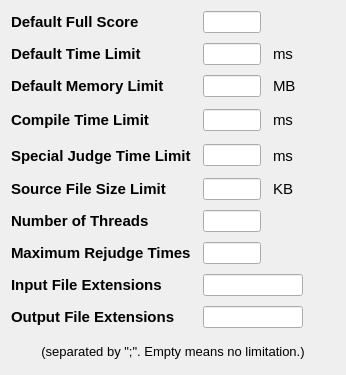
<?xml version="1.0" encoding="UTF-8"?>
<ui version="4.0">
 <class>GeneralSettings</class>
 <widget class="QWidget" name="GeneralSettings">
  <property name="geometry">
   <rect>
    <x>0</x>
    <y>0</y>
    <width>346</width>
    <height>375</height>
   </rect>
  </property>
  <property name="minimumSize">
   <size>
    <width>325</width>
    <height>352</height>
   </size>
  </property>
  <property name="windowTitle">
   <string>Form</string>
  </property>
  <layout class="QGridLayout" name="gridLayout">
   <property name="horizontalSpacing">
    <number>12</number>
   </property>
   <property name="verticalSpacing">
    <number>10</number>
   </property>
   <item row="0" column="1">
    <layout class="QHBoxLayout" name="horizontalLayout_2">
     <item>
      <widget class="QLineEdit" name="defaultFullScore">
       <property name="sizePolicy">
        <sizepolicy hsizetype="Fixed" vsizetype="Fixed">
         <horstretch>0</horstretch>
         <verstretch>0</verstretch>
        </sizepolicy>
       </property>
       <property name="minimumSize">
        <size>
         <width>58</width>
         <height>22</height>
        </size>
       </property>
       <property name="maximumSize">
        <size>
         <width>58</width>
         <height>22</height>
        </size>
       </property>
      </widget>
     </item>
     <item>
      <spacer name="horizontalSpacer">
       <property name="orientation">
        <enum>Qt::Horizontal</enum>
       </property>
       <property name="sizeHint" stdset="0">
        <size>
         <width>40</width>
         <height>20</height>
        </size>
       </property>
      </spacer>
     </item>
    </layout>
   </item>
   <item row="0" column="0">
    <widget class="QLabel" name="label">
     <property name="sizePolicy">
      <sizepolicy hsizetype="Fixed" vsizetype="Fixed">
       <horstretch>0</horstretch>
       <verstretch>0</verstretch>
      </sizepolicy>
     </property>
     <property name="styleSheet">
      <string notr="true">font-size:11pt;font-weight:bold;</string>
     </property>
     <property name="text">
      <string>Default Full Score</string>
     </property>
    </widget>
   </item>
   <item row="1" column="0">
    <widget class="QLabel" name="label_2">
     <property name="sizePolicy">
      <sizepolicy hsizetype="Fixed" vsizetype="Fixed">
       <horstretch>0</horstretch>
       <verstretch>0</verstretch>
      </sizepolicy>
     </property>
     <property name="styleSheet">
      <string notr="true">font-size:11pt;font-weight:bold;</string>
     </property>
     <property name="text">
      <string>Default Time Limit</string>
     </property>
    </widget>
   </item>
   <item row="2" column="0">
    <widget class="QLabel" name="label_3">
     <property name="sizePolicy">
      <sizepolicy hsizetype="Fixed" vsizetype="Fixed">
       <horstretch>0</horstretch>
       <verstretch>0</verstretch>
      </sizepolicy>
     </property>
     <property name="styleSheet">
      <string notr="true">font-size:11pt;font-weight:bold;</string>
     </property>
     <property name="text">
      <string>Default Memory Limit</string>
     </property>
    </widget>
   </item>
   <item row="1" column="1">
    <layout class="QHBoxLayout" name="horizontalLayout_3">
     <property name="spacing">
      <number>12</number>
     </property>
     <item>
      <widget class="QLineEdit" name="defaultTimeLimit">
       <property name="sizePolicy">
        <sizepolicy hsizetype="Fixed" vsizetype="Fixed">
         <horstretch>0</horstretch>
         <verstretch>0</verstretch>
        </sizepolicy>
       </property>
       <property name="minimumSize">
        <size>
         <width>58</width>
         <height>22</height>
        </size>
       </property>
       <property name="maximumSize">
        <size>
         <width>58</width>
         <height>22</height>
        </size>
       </property>
      </widget>
     </item>
     <item>
      <widget class="QLabel" name="label_6">
       <property name="sizePolicy">
        <sizepolicy hsizetype="Fixed" vsizetype="Preferred">
         <horstretch>0</horstretch>
         <verstretch>0</verstretch>
        </sizepolicy>
       </property>
       <property name="styleSheet">
        <string notr="true">font-size:11pt;</string>
       </property>
       <property name="text">
        <string>ms</string>
       </property>
      </widget>
     </item>
     <item>
      <spacer name="horizontalSpacer_3">
       <property name="orientation">
        <enum>Qt::Horizontal</enum>
       </property>
       <property name="sizeHint" stdset="0">
        <size>
         <width>40</width>
         <height>20</height>
        </size>
       </property>
      </spacer>
     </item>
    </layout>
   </item>
   <item row="3" column="0">
    <widget class="QLabel" name="label_4">
     <property name="sizePolicy">
      <sizepolicy hsizetype="Fixed" vsizetype="Preferred">
       <horstretch>0</horstretch>
       <verstretch>0</verstretch>
      </sizepolicy>
     </property>
     <property name="styleSheet">
      <string notr="true">font-size:11pt;font-weight:bold;</string>
     </property>
     <property name="text">
      <string>Compile Time Limit</string>
     </property>
    </widget>
   </item>
   <item row="2" column="1">
    <layout class="QHBoxLayout" name="horizontalLayout_4">
     <property name="spacing">
      <number>12</number>
     </property>
     <item>
      <widget class="QLineEdit" name="defaultMemoryLimit">
       <property name="sizePolicy">
        <sizepolicy hsizetype="Fixed" vsizetype="Fixed">
         <horstretch>0</horstretch>
         <verstretch>0</verstretch>
        </sizepolicy>
       </property>
       <property name="minimumSize">
        <size>
         <width>58</width>
         <height>22</height>
        </size>
       </property>
       <property name="maximumSize">
        <size>
         <width>58</width>
         <height>22</height>
        </size>
       </property>
      </widget>
     </item>
     <item>
      <widget class="QLabel" name="label_7">
       <property name="sizePolicy">
        <sizepolicy hsizetype="Fixed" vsizetype="Preferred">
         <horstretch>0</horstretch>
         <verstretch>0</verstretch>
        </sizepolicy>
       </property>
       <property name="styleSheet">
        <string notr="true">font-size:11pt;</string>
       </property>
       <property name="text">
        <string>MB</string>
       </property>
      </widget>
     </item>
     <item>
      <spacer name="horizontalSpacer_4">
       <property name="orientation">
        <enum>Qt::Horizontal</enum>
       </property>
       <property name="sizeHint" stdset="0">
        <size>
         <width>40</width>
         <height>20</height>
        </size>
       </property>
      </spacer>
     </item>
    </layout>
   </item>
   <item row="3" column="1">
    <layout class="QHBoxLayout" name="horizontalLayout_5">
     <property name="spacing">
      <number>12</number>
     </property>
     <item>
      <widget class="QLineEdit" name="compileTimeLimit">
       <property name="sizePolicy">
        <sizepolicy hsizetype="Fixed" vsizetype="Fixed">
         <horstretch>0</horstretch>
         <verstretch>0</verstretch>
        </sizepolicy>
       </property>
       <property name="minimumSize">
        <size>
         <width>58</width>
         <height>22</height>
        </size>
       </property>
       <property name="maximumSize">
        <size>
         <width>58</width>
         <height>22</height>
        </size>
       </property>
      </widget>
     </item>
     <item>
      <widget class="QLabel" name="label_8">
       <property name="sizePolicy">
        <sizepolicy hsizetype="Fixed" vsizetype="Preferred">
         <horstretch>0</horstretch>
         <verstretch>0</verstretch>
        </sizepolicy>
       </property>
       <property name="styleSheet">
        <string notr="true">font-size:11pt;</string>
       </property>
       <property name="text">
        <string>ms</string>
       </property>
      </widget>
     </item>
     <item>
      <spacer name="horizontalSpacer_5">
       <property name="orientation">
        <enum>Qt::Horizontal</enum>
       </property>
       <property name="sizeHint" stdset="0">
        <size>
         <width>40</width>
         <height>20</height>
        </size>
       </property>
      </spacer>
     </item>
    </layout>
   </item>
   <item row="4" column="1">
    <layout class="QHBoxLayout" name="horizontalLayout_9">
     <property name="spacing">
      <number>12</number>
     </property>
     <item>
      <widget class="QLineEdit" name="specialJudgeTimeLimit">
       <property name="sizePolicy">
        <sizepolicy hsizetype="Fixed" vsizetype="Fixed">
         <horstretch>0</horstretch>
         <verstretch>0</verstretch>
        </sizepolicy>
       </property>
       <property name="minimumSize">
        <size>
         <width>58</width>
         <height>22</height>
        </size>
       </property>
       <property name="maximumSize">
        <size>
         <width>58</width>
         <height>22</height>
        </size>
       </property>
      </widget>
     </item>
     <item>
      <widget class="QLabel" name="label_18">
       <property name="sizePolicy">
        <sizepolicy hsizetype="Fixed" vsizetype="Preferred">
         <horstretch>0</horstretch>
         <verstretch>0</verstretch>
        </sizepolicy>
       </property>
       <property name="styleSheet">
        <string notr="true">font-size:11pt;</string>
       </property>
       <property name="text">
        <string>ms</string>
       </property>
      </widget>
     </item>
     <item>
      <spacer name="horizontalSpacer_7">
       <property name="orientation">
        <enum>Qt::Horizontal</enum>
       </property>
       <property name="sizeHint" stdset="0">
        <size>
         <width>40</width>
         <height>20</height>
        </size>
       </property>
      </spacer>
     </item>
    </layout>
   </item>
   <item row="4" column="0">
    <widget class="QLabel" name="label_17">
     <property name="sizePolicy">
      <sizepolicy hsizetype="Fixed" vsizetype="Preferred">
       <horstretch>0</horstretch>
       <verstretch>0</verstretch>
      </sizepolicy>
     </property>
     <property name="styleSheet">
      <string notr="true">font-size:11pt;font-weight:bold;</string>
     </property>
     <property name="text">
      <string>Special Judge Time Limit</string>
     </property>
    </widget>
   </item>
   <item row="5" column="0">
    <widget class="QLabel" name="label_5">
     <property name="sizePolicy">
      <sizepolicy hsizetype="Fixed" vsizetype="Fixed">
       <horstretch>0</horstretch>
       <verstretch>0</verstretch>
      </sizepolicy>
     </property>
     <property name="styleSheet">
      <string notr="true">font-size:11pt;font-weight:bold;</string>
     </property>
     <property name="text">
      <string>Source File Size Limit</string>
     </property>
    </widget>
   </item>
   <item row="5" column="1">
    <layout class="QHBoxLayout" name="horizontalLayout_6">
     <property name="spacing">
      <number>12</number>
     </property>
     <item>
      <widget class="QLineEdit" name="fileSizeLimit">
       <property name="sizePolicy">
        <sizepolicy hsizetype="Fixed" vsizetype="Fixed">
         <horstretch>0</horstretch>
         <verstretch>0</verstretch>
        </sizepolicy>
       </property>
       <property name="minimumSize">
        <size>
         <width>58</width>
         <height>22</height>
        </size>
       </property>
       <property name="maximumSize">
        <size>
         <width>58</width>
         <height>22</height>
        </size>
       </property>
      </widget>
     </item>
     <item>
      <widget class="QLabel" name="label_9">
       <property name="sizePolicy">
        <sizepolicy hsizetype="Fixed" vsizetype="Preferred">
         <horstretch>0</horstretch>
         <verstretch>0</verstretch>
        </sizepolicy>
       </property>
       <property name="styleSheet">
        <string notr="true">font-size:11pt;</string>
       </property>
       <property name="text">
        <string>KB</string>
       </property>
      </widget>
     </item>
     <item>
      <spacer name="horizontalSpacer_6">
       <property name="orientation">
        <enum>Qt::Horizontal</enum>
       </property>
       <property name="sizeHint" stdset="0">
        <size>
         <width>40</width>
         <height>20</height>
        </size>
       </property>
      </spacer>
     </item>
    </layout>
   </item>
   <item row="6" column="0">
    <widget class="QLabel" name="label_19">
     <property name="sizePolicy">
      <sizepolicy hsizetype="Fixed" vsizetype="Fixed">
       <horstretch>0</horstretch>
       <verstretch>0</verstretch>
      </sizepolicy>
     </property>
     <property name="styleSheet">
      <string notr="true">font-size:11pt;font-weight:bold;</string>
     </property>
     <property name="text">
      <string>Number of Threads</string>
     </property>
    </widget>
   </item>
   <item row="8" column="0">
    <widget class="QLabel" name="label_10">
     <property name="styleSheet">
      <string notr="true">font-size:11pt;font-weight:bold;</string>
     </property>
     <property name="text">
      <string>Input File Extensions</string>
     </property>
    </widget>
   </item>
   <item row="6" column="1">
    <layout class="QHBoxLayout" name="horizontalLayout_10">
     <property name="spacing">
      <number>12</number>
     </property>
     <item>
      <widget class="QLineEdit" name="numberOfThreads">
       <property name="minimumSize">
        <size>
         <width>58</width>
         <height>22</height>
        </size>
       </property>
       <property name="maximumSize">
        <size>
         <width>58</width>
         <height>22</height>
        </size>
       </property>
      </widget>
     </item>
     <item>
      <spacer name="horizontalSpacer_8">
       <property name="orientation">
        <enum>Qt::Horizontal</enum>
       </property>
       <property name="sizeHint" stdset="0">
        <size>
         <width>201</width>
         <height>20</height>
        </size>
       </property>
      </spacer>
     </item>
    </layout>
   </item>
   <item row="8" column="1">
    <layout class="QHBoxLayout" name="horizontalLayout_7">
     <item>
      <widget class="QLineEdit" name="inputFileExtensions"/>
     </item>
     <item>
      <spacer name="horizontalSpacer_2">
       <property name="orientation">
        <enum>Qt::Horizontal</enum>
       </property>
       <property name="sizeHint" stdset="0">
        <size>
         <width>40</width>
         <height>20</height>
        </size>
       </property>
      </spacer>
     </item>
    </layout>
   </item>
   <item row="9" column="0">
    <widget class="QLabel" name="label_12">
     <property name="styleSheet">
      <string notr="true">font-size:11pt;font-weight:bold;</string>
     </property>
     <property name="text">
      <string>Output File Extensions</string>
     </property>
    </widget>
   </item>
   <item row="10" column="0" colspan="2">
    <widget class="QLabel" name="label_11">
     <property name="styleSheet">
      <string notr="true">font-size:10pt;</string>
     </property>
     <property name="text">
      <string>(separated by &quot;;&quot;. Empty means no limitation.)</string>
     </property>
     <property name="alignment">
      <set>Qt::AlignCenter</set>
     </property>
    </widget>
   </item>
   <item row="9" column="1">
    <layout class="QHBoxLayout" name="horizontalLayout">
     <item>
      <widget class="QLineEdit" name="outputFileExtensions"/>
     </item>
     <item>
      <spacer name="horizontalSpacer_9">
       <property name="orientation">
        <enum>Qt::Horizontal</enum>
       </property>
       <property name="sizeHint" stdset="0">
        <size>
         <width>40</width>
         <height>20</height>
        </size>
       </property>
      </spacer>
     </item>
    </layout>
   </item>
   <item row="7" column="1">
    <layout class="QHBoxLayout" name="horizontalLayout_8">
     <item>
      <widget class="QLineEdit" name="rejudgeTimes">
       <property name="minimumSize">
        <size>
         <width>58</width>
         <height>22</height>
        </size>
       </property>
       <property name="maximumSize">
        <size>
         <width>58</width>
         <height>22</height>
        </size>
       </property>
      </widget>
     </item>
     <item>
      <spacer name="horizontalSpacer_10">
       <property name="orientation">
        <enum>Qt::Horizontal</enum>
       </property>
       <property name="sizeHint" stdset="0">
        <size>
         <width>40</width>
         <height>20</height>
        </size>
       </property>
      </spacer>
     </item>
    </layout>
   </item>
   <item row="7" column="0">
    <widget class="QLabel" name="label_13">
     <property name="font">
      <font>
       <pointsize>11</pointsize>
       <weight>75</weight>
       <bold>true</bold>
      </font>
     </property>
     <property name="text">
      <string>Maximum Rejudge Times</string>
     </property>
    </widget>
   </item>
  </layout>
 </widget>
 <resources/>
 <connections/>
</ui>
